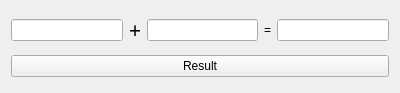
<?xml version="1.0" encoding="UTF-8"?>
<ui version="4.0">
 <class>Widget</class>
 <widget class="QWidget" name="Widget">
  <property name="geometry">
   <rect>
    <x>0</x>
    <y>0</y>
    <width>400</width>
    <height>93</height>
   </rect>
  </property>
  <property name="windowTitle">
   <string>Widget</string>
  </property>
  <layout class="QVBoxLayout" name="verticalLayout">
   <item>
    <layout class="QHBoxLayout" name="horizontalLayout">
     <item>
      <widget class="QLineEdit" name="leArg1"/>
     </item>
     <item>
      <widget class="QLabel" name="label">
       <property name="font">
        <font>
         <family>Agency FB</family>
         <pointsize>16</pointsize>
        </font>
       </property>
       <property name="text">
        <string>+</string>
       </property>
      </widget>
     </item>
     <item>
      <widget class="QLineEdit" name="leArg2"/>
     </item>
     <item>
      <widget class="QLabel" name="label_2">
       <property name="text">
        <string>=</string>
       </property>
      </widget>
     </item>
     <item>
      <widget class="QLineEdit" name="leSum"/>
     </item>
    </layout>
   </item>
   <item>
    <layout class="QVBoxLayout" name="verticalLayout_2">
     <item>
      <widget class="QPushButton" name="pbtResult">
       <property name="text">
        <string>Result</string>
       </property>
      </widget>
     </item>
    </layout>
   </item>
  </layout>
 </widget>
 <layoutdefault spacing="6" margin="11"/>
 <resources/>
 <connections/>
</ui>
